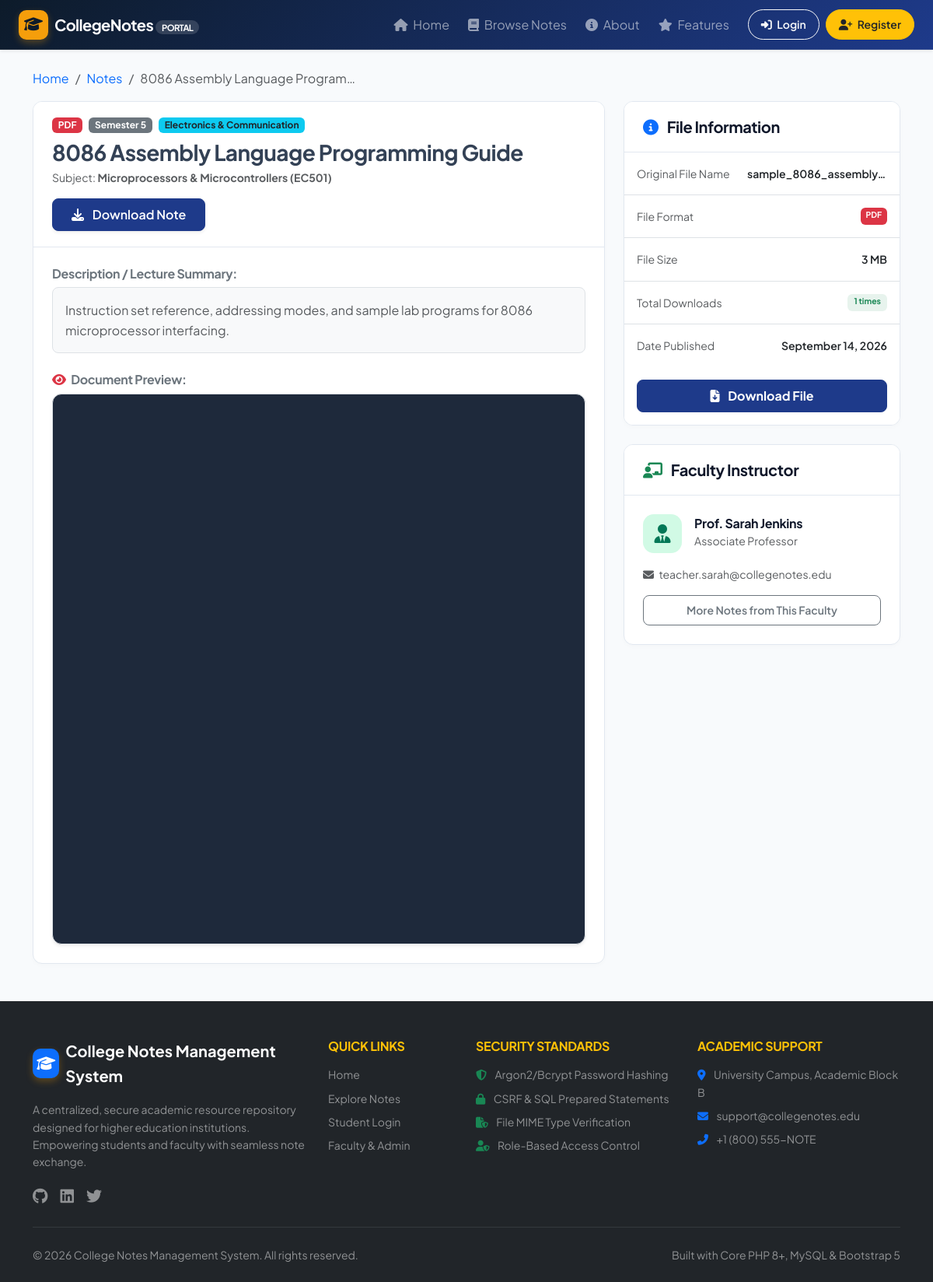
/user/note-view.php?id=5, run on the app's committed database.
### tables this page shows
CREATE TABLE `notes` (
    `id` INT UNSIGNED AUTO_INCREMENT PRIMARY KEY,
    `teacher_id` INT UNSIGNED NOT NULL,
    `subject_id` INT UNSIGNED NOT NULL,
    `title` VARCHAR(255) NOT NULL,
    `description` TEXT DEFAULT NULL,
    `file_name` VARCHAR(255) NOT NULL,
    `file_path` VARCHAR(255) NOT NULL,
    `file_type` VARCHAR(20) NOT NULL,
    `file_size` BIGINT UNSIGNED NOT NULL,
    `semester` VARCHAR(20) NOT NULL,
    `department` VARCHAR(100) NOT NULL,
    `status` ENUM('published', 'draft', 'archived') NOT NULL DEFAULT 'published',
    `created_at` TIMESTAMP DEFAULT CURRENT_TIMESTAMP,
    `updated_at` TIMESTAMP DEFAULT CURRENT_TIMESTAMP ON UPDATE CURRENT_TIMESTAMP,
    INDEX `idx_notes_teacher` (`teacher_id`),
    INDEX `idx_notes_subject` (`subject_id`),
    INDEX `idx_notes_dept_sem` (`department`, `semester`),
    INDEX `idx_notes_status` (`status`),
    CONSTRAINT `fk_notes_teacher` FOREIGN KEY (`teacher_id`) REFERENCES `teachers` (`id`) ON DELETE CASCADE,
    CONSTRAINT `fk_notes_subject` FOREIGN KEY (`subject_id`) REFERENCES `subjects` (`id`) ON DELETE CASCADE
);

CREATE TABLE `subjects` (
    `id` INT UNSIGNED AUTO_INCREMENT PRIMARY KEY,
    `name` VARCHAR(150) NOT NULL,
    `code` VARCHAR(50) NOT NULL UNIQUE,
    `semester` VARCHAR(20) NOT NULL,
    `department` VARCHAR(100) NOT NULL,
    `created_at` TIMESTAMP DEFAULT CURRENT_TIMESTAMP,
    INDEX `idx_subjects_sem_dept` (`semester`, `department`)
);

CREATE TABLE `users` (
    `id` INT UNSIGNED AUTO_INCREMENT PRIMARY KEY,
    `name` VARCHAR(100) NOT NULL,
    `email` VARCHAR(150) NOT NULL UNIQUE,
    `password` VARCHAR(255) NOT NULL,
    `role` ENUM('admin', 'teacher', 'student') NOT NULL,
    `status` ENUM('active', 'inactive', 'blocked') NOT NULL DEFAULT 'active',
    `profile_image` VARCHAR(255) DEFAULT NULL,
    `created_at` TIMESTAMP DEFAULT CURRENT_TIMESTAMP,
    `updated_at` TIMESTAMP DEFAULT CURRENT_TIMESTAMP ON UPDATE CURRENT_TIMESTAMP,
    INDEX `idx_users_role` (`role`),
    INDEX `idx_users_status` (`status`)
);

CREATE TABLE `teachers` (
    `id` INT UNSIGNED AUTO_INCREMENT PRIMARY KEY,
    `user_id` INT UNSIGNED NOT NULL UNIQUE,
    `employee_id` VARCHAR(50) NOT NULL UNIQUE,
    `department` VARCHAR(100) NOT NULL,
    `designation` VARCHAR(100) NOT NULL,
    `phone` VARCHAR(25) DEFAULT NULL,
    `created_at` TIMESTAMP DEFAULT CURRENT_TIMESTAMP,
    INDEX `idx_teacher_dept` (`department`),
    CONSTRAINT `fk_teachers_user` FOREIGN KEY (`user_id`) REFERENCES `users` (`id`) ON DELETE CASCADE
);

### includes/auth.php (called while the page is built, shortened)
<?php
require_once __DIR__ . '/functions.php';
function isLoggedIn(): bool {
    return !empty($_SESSION['user_id']) && !empty($_SESSION['user_role']);
}

### includes/functions.php (called while the page is built, shortened)
<?php
function e($string): string {
    return htmlspecialchars((string)($string ?? ''), ENT_QUOTES | ENT_SUBSTITUTE, 'UTF-8');
}
function formatBytes(int $bytes, int $precision = 2): string {
    $units = ['B', 'KB', 'MB', 'GB', 'TB'];
    $bytes = max($bytes, 0);
    $pow = floor(($bytes ? log($bytes) : 0) / log(1024));
    $pow = min($pow, count($units) - 1);
    $bytes /= pow(1024, $pow);
    return round($bytes, $precision) . ' ' . $units[$pow];
}
function getFileTypeInfo(string $type): array {
    return match(strtolower($type)) {
        'pdf'  => ['icon' => 'fa-file-pdf', 'color' => 'text-danger', 'badge' => 'bg-danger'],
        'doc', 'docx' => ['icon' => 'fa-file-word', 'color' => 'text-primary', 'badge' => 'bg-primary'],
        'ppt', 'pptx' => ['icon' => 'fa-file-powerpoint', 'color' => 'text-warning', 'badge' => 'bg-warning text-dark'],
        'txt'  => ['icon' => 'fa-file-alt', 'color' => 'text-secondary', 'badge' => 'bg-secondary'],
        default => ['icon' => 'fa-file', 'color' => 'text-muted', 'badge' => 'bg-dark']
    };
}

### user/note-view.php (the view, shortened to what this page needs)
<?php
require_once __DIR__ . '/../includes/auth.php';
require_once __DIR__ . '/../includes/functions.php';
$noteId = filter_var($_GET['id'] ?? null, FILTER_VALIDATE_INT);
$db = getDB();
$stmt = $db->prepare("
    SELECT n.*, s.name as subject_name, s.code as subject_code,
           u.name as teacher_name, u.email as teacher_email, t.designation as teacher_designation,
           (SELECT COUNT(*) FROM downloads d WHERE d.note_id = n.id) as download_count
    FROM notes n
    JOIN subjects s ON n.subject_id = s.id
    JOIN teachers t ON n.teacher_id = t.id
    JOIN users u ON t.user_id = u.id
    WHERE n.id = :id
    LIMIT 1
");
$stmt->execute([':id' => $noteId]);
$note = $stmt->fetch();
$typeInfo = getFileTypeInfo($note['file_type']);
include __DIR__ . '/../includes/header.php';
include __DIR__ . '/../includes/navbar.php';
?>
<div class="<?= isLoggedIn() ? 'dashboard-layout' : 'container py-4' ?>">
    <main class="<?= isLoggedIn() ? 'main-content' : '' ?>">
        <nav aria-label="breadcrumb" class="mb-3">
            <ol class="breadcrumb small">
                <li class="breadcrumb-item"><a href="<?= BASE_URL ?>" class="text-decoration-none">Home</a></li>
                <li class="breadcrumb-item"><a href="<?= BASE_URL ?>user/notes.php" class="text-decoration-none">Notes</a></li>
                <li class="breadcrumb-item active text-truncate" style="max-width: 300px;" aria-current="page"><?= e($note['title']) ?></li>
            </ol>
        </nav>
        <div class="row g-4">
            <div class="col-lg-8">
                <div class="content-card mb-4">
                    <div class="card-header bg-white d-flex justify-content-between align-items-start gap-3 flex-wrap">
                        <div>
                            <div class="d-flex align-items-center gap-2 mb-2">
                                <span class="badge <?= $typeInfo['badge'] ?> text-uppercase"><?= e($note['file_type']) ?></span>
                                <span class="badge bg-secondary"><?= e($note['semester']) ?></span>
                                <span class="badge bg-info text-dark"><?= e($note['department']) ?></span>
                            </div>
                            <h2 class="h3 fw-bold mb-1 text-navy"><?= e($note['title']) ?></h2>
                            <div class="text-muted small">
                                <span>Subject: <strong><?= e($note['subject_name']) ?> (<?= e($note['subject_code']) ?>)</strong></span>
                            </div>
                        </div>
                        <div>
                            <a href="<?= BASE_URL ?>user/note-download.php?id=<?= $note['id'] ?>" class="btn btn-primary px-4 shadow-sm">
                                <i class="fas fa-download me-2"></i> Download Note
                            </a>
                        </div>
                    </div>
                    <div class="card-body">
                        <h6 class="fw-bold text-secondary mb-2">Description / Lecture Summary:</h6>
                        <div class="bg-light p-3 rounded-3 text-muted mb-4 border">
                            <?= nl2br(e($note['description'] ?: 'No additional description provided for this academic resource.')) ?>
                        </div>
                        <?php if (strtolower($note['file_type']) === 'pdf'): ?>
                            <h6 class="fw-bold text-secondary mb-2"><i class="fas fa-eye me-1 text-danger"></i> Document Preview:</h6>
                            <div class="document-preview-container shadow-sm border">
                                <iframe src="<?= BASE_URL . e($note['file_path']) ?>#toolbar=1" type="application/pdf">
                                    <p class="p-4 text-center text-white">
                                        Your browser does not support inline PDF viewing.
                                        <a href="<?= BASE_URL ?>user/note-download.php?id=<?= $note['id'] ?>" class="btn btn-warning btn-sm ms-2">
                                            Download file to view
                                        </a>
                                    </p>
                                </iframe>
                            </div>
                        <?php endif; ?>
                    </div>
                </div>
            </div>
            <div class="col-lg-4">
                <div class="content-card mb-4">
                    <div class="card-header">
                        <h5 class="fw-bold mb-0"><i class="fas fa-info-circle text-primary me-2"></i> File Information</h5>
                    </div>
                    <div class="card-body p-0">
                        <ul class="list-group list-group-flush small">
                            <li class="list-group-item d-flex justify-content-between py-3">
                                <span class="text-muted">Original File Name</span>
                                <span class="fw-semibold text-truncate ms-2" style="max-width: 180px;"><?= e($note['file_name']) ?></span>
                            </li>
                            <li class="list-group-item d-flex justify-content-between py-3">
                                <span class="text-muted">File Format</span>
                                <span class="badge <?= $typeInfo['badge'] ?> text-uppercase"><?= e($note['file_type']) ?></span>
                            </li>
                            <li class="list-group-item d-flex justify-content-between py-3">
                                <span class="text-muted">File Size</span>
                                <span class="fw-semibold"><?= formatBytes($note['file_size']) ?></span>
                            </li>
                            <li class="list-group-item d-flex justify-content-between py-3">
                                <span class="text-muted">Total Downloads</span>
                                <span class="badge bg-success bg-opacity-10 text-success fw-bold px-2 py-1"><?= $note['download_count'] ?> times</span>
                            </li>
                            <li class="list-group-item d-flex justify-content-between py-3">
                                <span class="text-muted">Date Published</span>
                                <span class="fw-semibold"><?= date('F j, Y', strtotime($note['created_at'])) ?></span>
                            </li>
                        </ul>
                    </div>
                    <div class="card-footer p-3 bg-white">
                        <a href="<?= BASE_URL ?>user/note-download.php?id=<?= $note['id'] ?>" class="btn btn-primary w-100 py-2 fw-bold">
                            <i class="fas fa-file-download me-2"></i> Download File
                        </a>
                    </div>
                </div>
                <div class="content-card">
                    <div class="card-header">
                        <h5 class="fw-bold mb-0"><i class="fas fa-chalkboard-teacher text-success me-2"></i> Faculty Instructor</h5>
                    </div>
                    <div class="card-body">
                        <div class="d-flex align-items-center gap-3 mb-3">
                            <div class="stat-icon green" style="width: 50px; height: 50px;">
                                <i class="fas fa-user-tie"></i>
                            </div>
                            <div>
                                <h6 class="fw-bold mb-0"><?= e($note['teacher_name']) ?></h6>
                                <small class="text-muted"><?= e($note['teacher_designation']) ?></small>
                            </div>
                        </div>
                        <p class="small text-muted mb-3">
                            <i class="fas fa-envelope me-1"></i> <?= e($note['teacher_email']) ?>
                        </p>
                        <a href="<?= BASE_URL ?>user/notes.php?teacher=<?= $note['teacher_id'] ?>" class="btn btn-outline-secondary btn-sm w-100">
                            More Notes from This Faculty
                        </a>
                    </div>
                </div>
            </div>
        </div>
    </main>
</div>
<?php include __DIR__ . '/../includes/footer.php'; ?>

### assets/css/style.css (style rules this page uses)
:root { --primary-color: #1e3a8a; --primary-hover: #1e40af; --primary-light: #eff6ff; --secondary-color: #0f172a; --accent-color: #f59e0b; --accent-hover: #d97706; --success-color: #10b981; --danger-color: #ef4444; --warning-color: #f59e0b; --info-color: #06b6d4; --bg-light: #f8fafc; --card-border: #e2e8f0; --text-main: #334155; --text-muted: #64748b; --sidebar-width: 260px; --header-height: 64px; --border-radius: 12px; }
body { font-family: 'Plus Jakarta Sans', -apple-system, BlinkMacSystemFont, "Segoe UI", Roboto, sans-serif; color: var(--text-main); background-color: var(--bg-light); line-height: 1.6; min-height: 100vh; display: flex; flex-direction: column; }
h1, h2, h3, h4, h5, h6 { font-weight: 700; color: var(--secondary-color); letter-spacing: -0.02em; }
.stat-icon { width: 56px; height: 56px; border-radius: 14px; display: flex; align-items: center; justify-content: center; font-size: 1.5rem; }
.stat-icon.green { background: #d1fae5; color: #047857; }
.content-card { background: #ffffff; border: 1px solid var(--card-border); border-radius: var(--border-radius); box-shadow: 0 2px 6px rgba(0, 0, 0, 0.02); overflow: hidden; }
.content-card .card-header { background: #ffffff; border-bottom: 1px solid var(--card-border); padding: 1.25rem 1.5rem; }
.content-card .card-body { padding: 1.5rem; }
.btn { font-weight: 600; border-radius: 8px; padding: 0.5rem 1rem; transition: all 0.2s ease; }
.btn-primary { background-color: var(--primary-color); border-color: var(--primary-color); }

### assets/css/dashboard.css (style rules this page uses)
.document-preview-container { background: #1e293b; border-radius: var(--border-radius); overflow: hidden; min-height: 600px; position: relative; }
.document-preview-container iframe { width: 100%; height: 700px; border: none; }

### data on the page
notes: title "8086 Assembly Language Program…", file_type "PDF", semester "Semester 5", department "Electronics & Communication", title "8086 Assembly Language Programming Guide", subject.name "Microprocessors & Microcontrollers", subject.code "EC501", description "Instruction set reference, addressing modes, and sample lab programs for 8086 microprocessor interfacing.", file_name "sample_8086_assembly…", file_size "3 MB", created_at "September 14, 2026", users.name "Prof. Sarah Jenkins", teacher.designation "Associate Professor", users.email "teacher.sarah@collegenotes.edu"

### other printed values
APP_SHORT_NAME "CollegeNotes"
$note['download_count'] "1"
APP_NAME "College Notes Management System"
